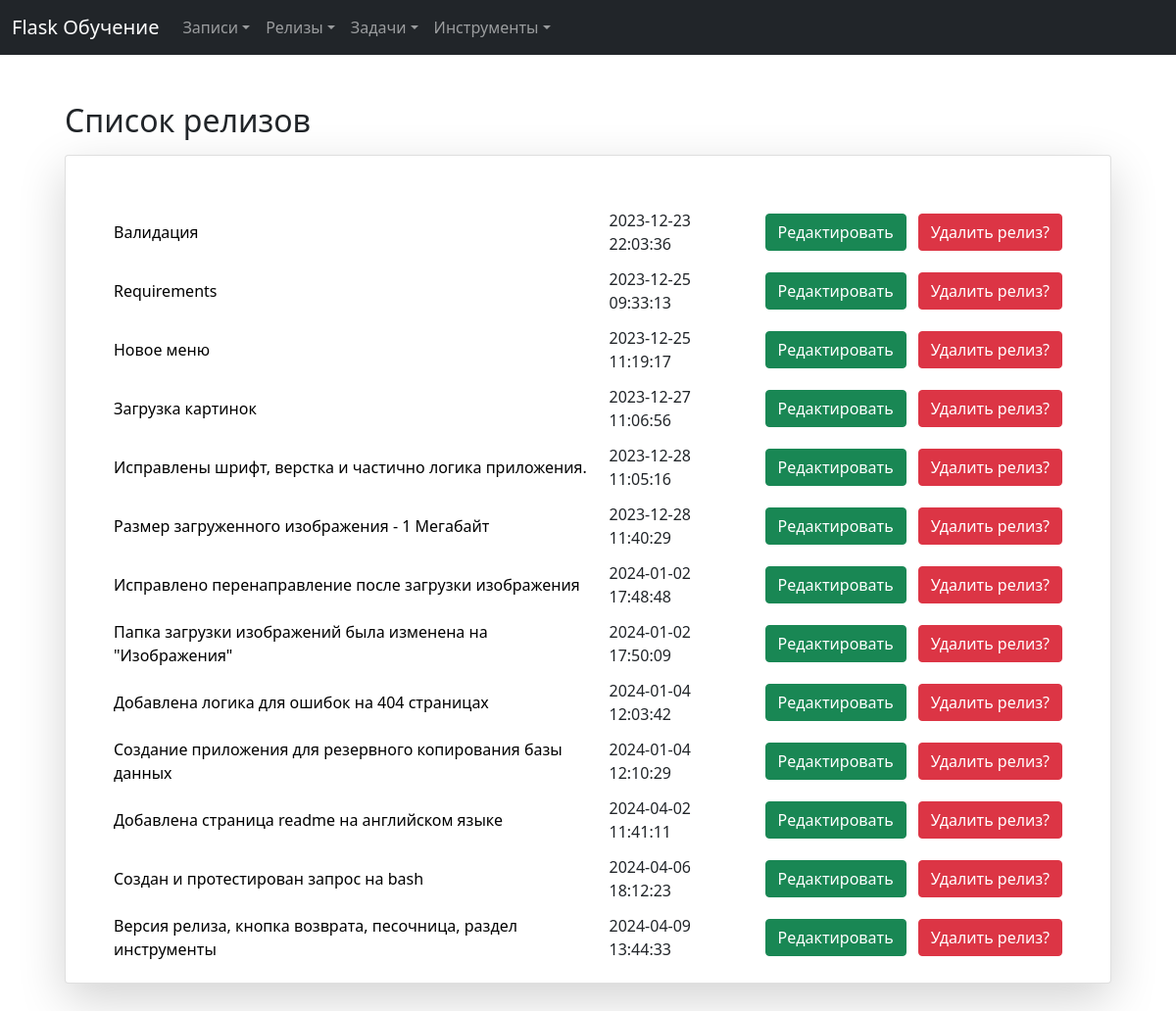
Page /releases on the earlier database version.
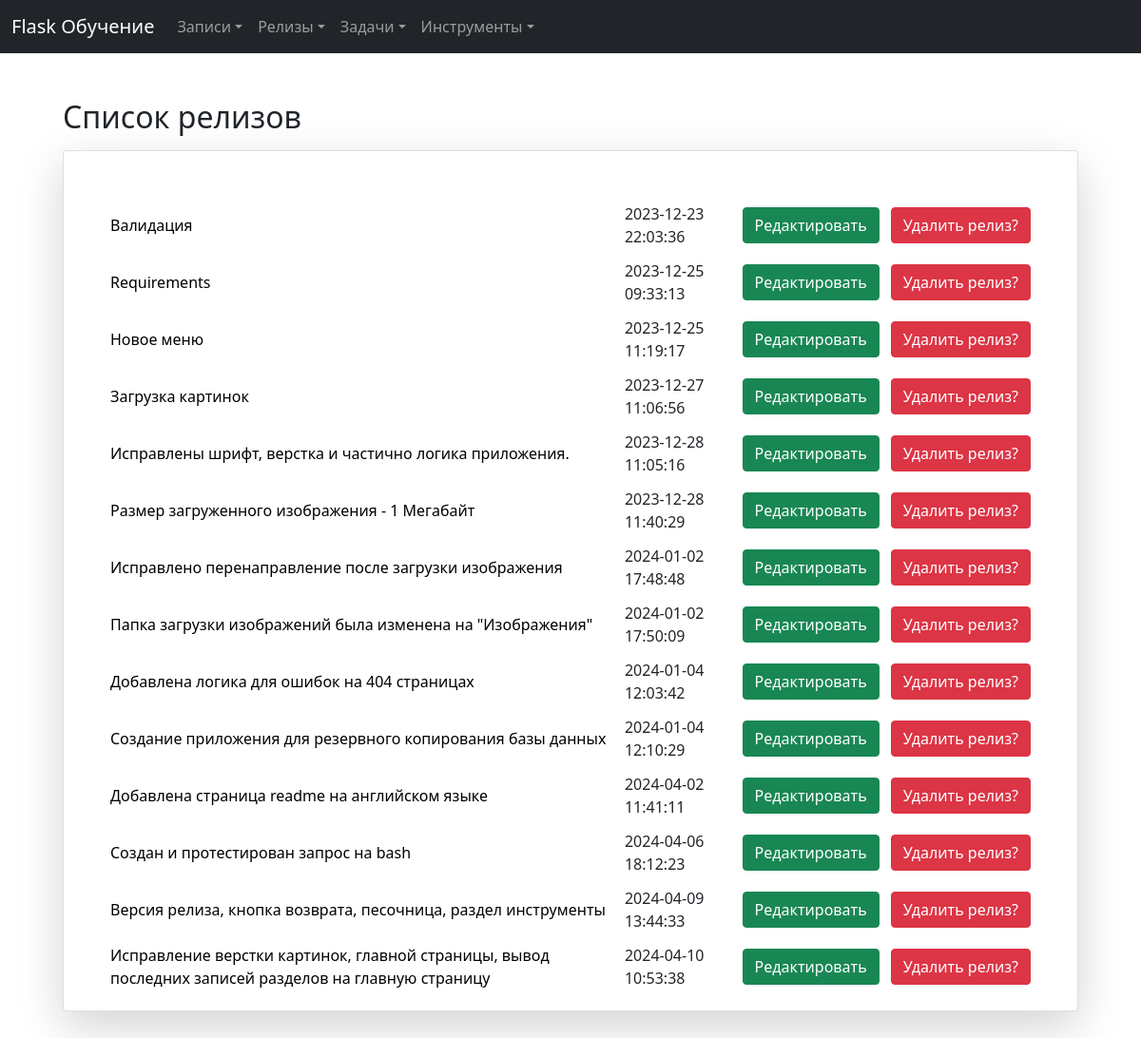
Same page on the later database version.
### tables this page shows
CREATE TABLE "releases"
(
    id       INTEGER
        primary key autoincrement,
    datetime datetime default CURRENT_TIMESTAMP,
    title    TEXT               not null,
    content  TEXT               not null,
    version  REAL     default 1 not null
);

### app.py (the view)
@app.route("/releases")
def releases():
    conn = get_db_connection()
    releases = conn.execute("SELECT * FROM releases").fetchall()
    conn.close()
    return render_template("releases/releases.html", releases=releases)

### app.py (called while the page is built)
def get_db_connection():
    conn = sqlite3.connect("database.db")
    conn.row_factory = sqlite3.Row
    return conn

### templates/releases/releases.html (shortened to what this page needs)
{% extends "base.html" %}
{% block content %}
<div class="container px-4 py-5" id="custom-cards">
   <h2 class="pb-2">Список релизов</h2>
   <div class="col">
      <div class="card card-cover h-100 overflow-hidden text-bg-dark rounded-4 shadow-lg">
         <div class="d-flex flex-column h-100 p-5 pb-3 text-shadow-1">
            <table>
               <tr>
                  {% for release in releases %}
                  <td><a href="{{ url_for('get_release', release_id=release['id']) }}">{{ release['title'] }}</a></td>
                  <td>{{ release['datetime'] }}</td>
                  <td><a href="{{ url_for('edit_release', id=release['id']) }}" class="btn btn-success">Редактировать</a></td>
                  <td>
                     <form action="{{ url_for('delete_release', id=release['id']) }}" method="POST">
                        <input type="submit" value="Удалить релиз?"
                           class="btn btn-danger btn-bg"
                           onclick="return confirm('Вы уверены что нужно удалить релиз?')">
                     </form>
                  </td>
               </tr>
               {% endfor %}
            </table>
         </div>
      </div>
   </div>
</div>
{% endblock %}

### templates/base.html (shortened to what this page needs)
<!doctype html>
<html>
   <head>
      <link href="https://cdn.jsdelivr.net/npm/bootstrap@5.0.2/dist/css/bootstrap.min.css" rel="stylesheet">
      <link href="{{ url_for('static', filename='styles.css') }}" rel="stylesheet">
   </head>
   <body>
      {% include 'navbar.html' %}
      <main class="container">
         {% block content %}
         {% endblock %}
      </main>
   </body>
</html>

### templates/navbar.html (shortened to what this page needs)
<nav class="navbar navbar-expand-lg navbar-dark bg-dark">
   <div class="container-fluid">
      <a class="navbar-brand" href="{{ url_for('index') }}">Flask Обучение</a>
      <div class="collapse navbar-collapse" id="navbarSupportedContent">
         <ul class="navbar-nav me-auto mb-1 mb-lg-0">
            <li class="nav-item dropdown">
               <a class="nav-link dropdown-toggle"  role="button" data-bs-toggle="dropdown" aria-expanded="false">Записи</a>
            </li>
            <li class="nav-item dropdown">
               <a class="nav-link dropdown-toggle" href="#"  role="button" data-bs-toggle="dropdown" aria-expanded="false">Релизы</a>
            </li>
            <li class="nav-item dropdown">
               <a class="nav-link dropdown-toggle" href="#"  role="button" data-bs-toggle="dropdown" aria-expanded="false">Задачи</a>
            </li>
            <li class="nav-item dropdown">
               <a class="nav-link dropdown-toggle" href="#"  role="button" data-bs-toggle="dropdown" aria-expanded="false">Инструменты</a>
            </li>
         </ul>
      </div>
   </div>
</nav>

### static/styles.css (style rules this page uses)
* { font-family: system-ui; }
.nav-link { padding: 0; }
.btn-success { margin: 10px; }
a { color: black; text-decoration: none; }

Differences in the rows shown:
added releases: title "Исправление верстки картинок, главной страницы, вывод последних записей разделов на главную страницу", datetime "2024-04-10 10:53:38"
